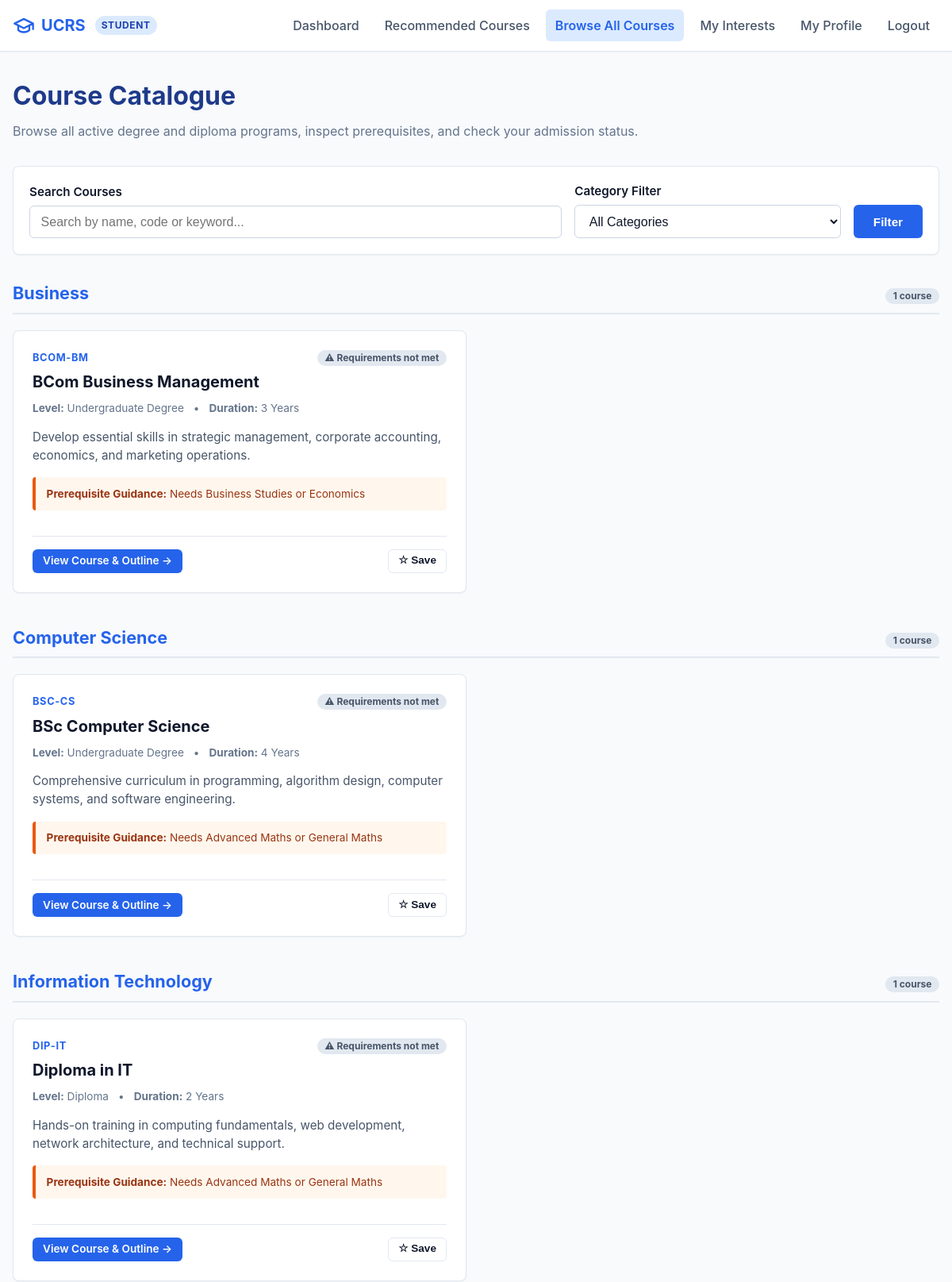
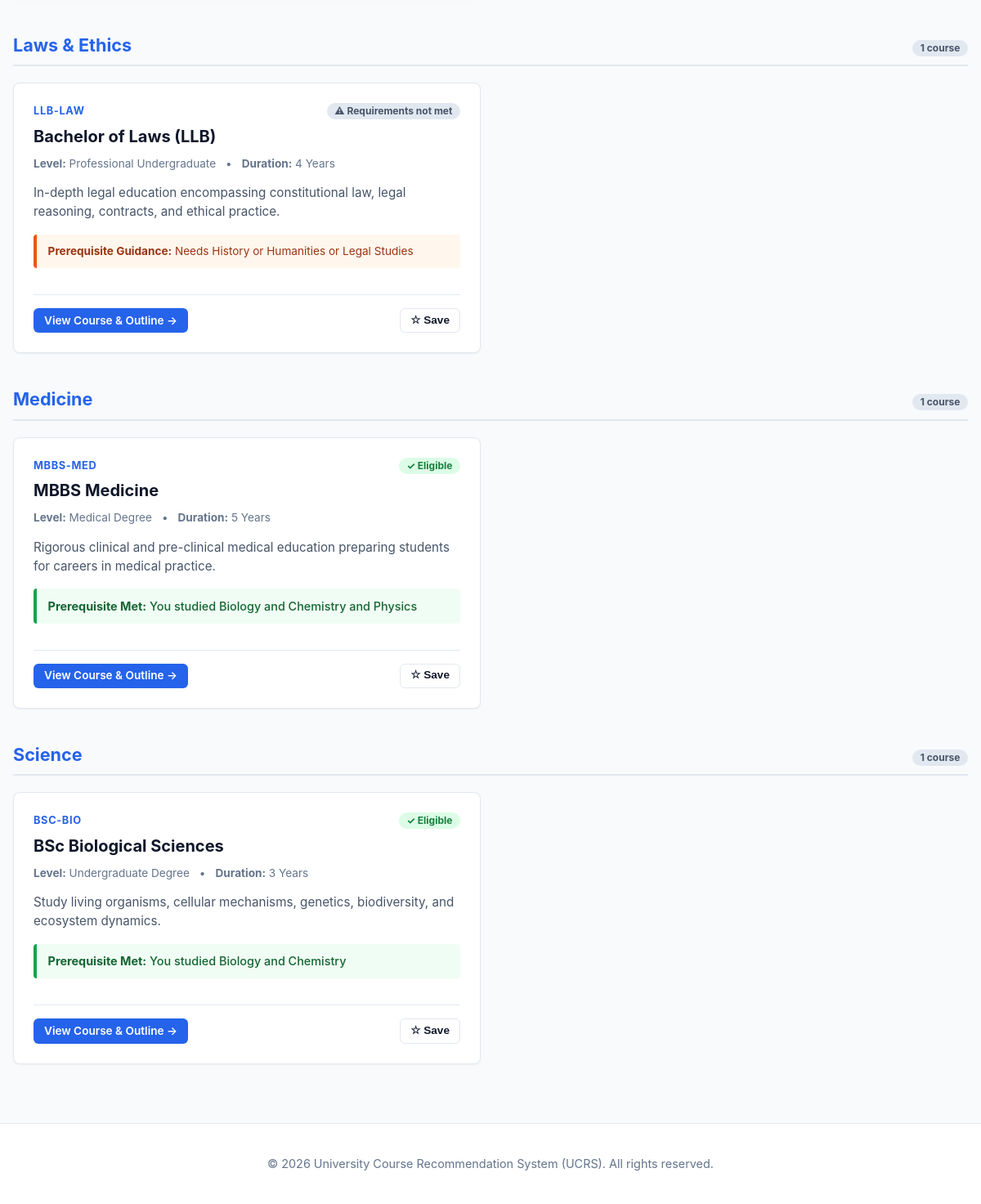
The page /student/courses.php (signed in) on the database its author committed (2 pictures, top to bottom).
### tables this page shows
CREATE TABLE IF NOT EXISTS courses (
    id INT AUTO_INCREMENT PRIMARY KEY,
    category_id INT NOT NULL,
    code VARCHAR(20) NOT NULL UNIQUE,
    name VARCHAR(150) NOT NULL,
    description TEXT,
    level VARCHAR(50),
    duration VARCHAR(50),
    is_active TINYINT(1) NOT NULL DEFAULT 1,
    FOREIGN KEY (category_id) REFERENCES categories(id) ON DELETE RESTRICT
);

### includes/config.php (called while the page is built, shortened)
<?php
function app_url(string $path = ''): string {
    static $base = null;
    if ($base === null) {
        $docRoot = isset($_SERVER['DOCUMENT_ROOT']) ? str_replace('\\', '/', realpath($_SERVER['DOCUMENT_ROOT'])) : '';
        $appRoot = str_replace('\\', '/', realpath(APP_ROOT));
        if ($docRoot && str_starts_with($appRoot, $docRoot)) {
            $base = substr($appRoot, strlen($docRoot));
        } else {
            $script = str_replace('\\', '/', $_SERVER['SCRIPT_NAME'] ?? '');
            $parts = explode('/', trim($script, '/'));
            $base = !empty($parts) && $parts[0] !== 'index.php' ? '/' . $parts[0] : '';
        }
        $base = rtrim($base, '/');
    }
    $path = ltrim($path, '/');
    return ($base ? $base : '') . ($path !== '' ? '/' . $path : '');
}
function e(?string $value): string {
    return htmlspecialchars($value ?? '', ENT_QUOTES, 'UTF-8');
}

### includes/eligibility.php (called while the page is built, shortened)
<?php
require_once __DIR__ . '/config.php';
function check_profile_completeness(PDO $pdo, int $userId): array {
    $stmt = $pdo->prepare("SELECT id, full_name, email, education_level FROM users WHERE id = ?");
    $stmt->execute([$userId]);
    $user = $stmt->fetch();
    $educationLevel = $user['education_level'];
    $missing = [];
    if ($educationLevel === 'SECONDARY') {
        $stmtSettings = $pdo->query("SELECT setting_value FROM settings WHERE setting_key = 'min_subjects'");
        $minSubjects = (int)($stmtSettings->fetchColumn() ?: 3);
        $stmtSubs = $pdo->prepare("SELECT COUNT(*) FROM student_subjects WHERE user_id = ?");
        $stmtSubs->execute([$userId]);
        $subjectCount = (int)$stmtSubs->fetchColumn();
    }
    return [
        'is_complete' => empty($missing),
        'education_level' => $educationLevel,
        'missing_items' => $missing
    ];
}
function get_student_qualification_items(PDO $pdo, int $userId, string $educationLevel): array {
    if ($educationLevel === 'SECONDARY') {
        $stmt = $pdo->prepare("SELECT subject_id FROM student_subjects WHERE user_id = ?");
        $stmt->execute([$userId]);
        return array_map('intval', $stmt->fetchAll(PDO::FETCH_COLUMN));
    } elseif ($educationLevel === 'TERTIARY') {
        $stmt = $pdo->prepare("SELECT program_id FROM student_profiles WHERE user_id = ? AND program_status IN ('CURRENT', 'COMPLETED')");
        $stmt->execute([$userId]);
        $progId = $stmt->fetchColumn();
        return $progId ? [(int)$progId] : [];
    }
    return [];
}
function get_course_rules_by_group(PDO $pdo, int $courseId, string $educationLevel): array {
    if ($educationLevel === 'SECONDARY') {
        $stmt = $pdo->prepare("
            SELECT cr.group_no, cr.subject_id AS item_id, s.name AS item_name
            FROM course_requirements cr
            JOIN subjects s ON cr.subject_id = s.id
            WHERE cr.course_id = ? AND cr.applies_to = 'SECONDARY' AND s.is_active = 1
            ORDER BY cr.group_no ASC, s.name ASC
        ");
    }
    $stmt->execute([$courseId]);
    $rows = $stmt->fetchAll();
    $groups = [];
    foreach ($rows as $row) {
        $gNo = (int)$row['group_no'];
        if (!isset($groups[$gNo])) {
            $groups[$gNo] = [
                'ids' => [],
                'names' => []
            ];
        }
        $groups[$gNo]['ids'][] = (int)$row['item_id'];
        $groups[$gNo]['names'][] = $row['item_name'];
    }
    return $groups;
}
function evaluate_course_for_student(PDO $pdo, array $course, int $userId, string $educationLevel, array $studentItems): array {
    $courseId = (int)$course['id'];
    $groups = get_course_rules_by_group($pdo, $courseId, $educationLevel);
    $allPassed = true;
    $matchedItems = [];
    $unmetGroups = [];
    foreach ($groups as $groupNo => $gData) {
        $intersect = array_intersect($studentItems, $gData['ids']);
        if (count($intersect) > 0) {
            foreach ($intersect as $matchedId) {
                $idx = array_search($matchedId, $gData['ids']);
                if ($idx !== false && isset($gData['names'][$idx])) {
                    $matchedItems[] = $gData['names'][$idx];
                }
            }
        } else {
            $allPassed = false;
            $unmetGroups[] = implode(' or ', $gData['names']);
        }
    }
    $matchedItems = array_values(array_unique($matchedItems));
    $matchedCount = count($matchedItems);
    if ($allPassed) {
        $reason = '';
        if ($educationLevel === 'SECONDARY') {
            $reason = 'You studied ' . implode(' and ', $matchedItems);
        } else {
            $reason = 'Your program is ' . implode(' / ', $matchedItems);
        }
        return [
            'is_eligible' => true,
            'reason' => $reason,
            'matched_count' => $matchedCount,
            'has_rules' => true,
            'missing_description' => ''
        ];
    } else {
        $missingDesc = 'Needs ' . implode('; and ', $unmetGroups);
        return [
            'is_eligible' => false,
            'reason' => '',
            'matched_count' => $matchedCount,
            'has_rules' => true,
            'missing_description' => $missingDesc
        ];
    }
}

### student/courses.php (the view, shortened to what this page needs)
<?php
require_once __DIR__ . '/../includes/config.php';
require_once __DIR__ . '/../includes/auth.php';
require_once __DIR__ . '/../includes/eligibility.php';
$pdo = get_db();
$userId = (int)$_SESSION['user_id'];
$completeness = check_profile_completeness($pdo, $userId);
$isProfileComplete = $completeness['is_complete'];
$educationLevel = $completeness['education_level'];
$studentItems = $isProfileComplete ? get_student_qualification_items($pdo, $userId, $educationLevel) : [];
$search = trim($_GET['search'] ?? '');
$query = "
    SELECT c.*, cat.name AS category_name
    FROM courses c
    JOIN categories cat ON c.category_id = cat.id
    WHERE c.is_active = 1 AND cat.is_active = 1
";
$params = [];
$query .= " ORDER BY cat.name ASC, c.name ASC";
$stmt = $pdo->prepare($query);
$stmt->execute($params);
$courses = $stmt->fetchAll();
$evaluatedCourses = [];
foreach ($courses as $c) {
    if ($isProfileComplete) {
        $eval = evaluate_course_for_student($pdo, $c, $userId, $educationLevel, $studentItems);
        $c['is_eligible'] = $eval['is_eligible'];
        $c['match_reason'] = $eval['reason'];
        $c['missing_description'] = $eval['missing_description'];
    } else {
        $c['is_eligible'] = false;
        $c['match_reason'] = '';
        $c['missing_description'] = 'Complete your profile to check eligibility.';
    }
    $evaluatedCourses[] = $c;
}
$groupedCourses = [];
foreach ($evaluatedCourses as $c) {
    $cat = $c['category_name'];
    if (!isset($groupedCourses[$cat])) {
        $groupedCourses[$cat] = [];
    }
    $groupedCourses[$cat][] = $c;
}
require_once __DIR__ . '/../includes/header.php';
?>
<div style="margin-bottom: 2rem;">
    <h1 style="font-size: 2rem; margin: 0 0 0.5rem; color: #1e3a8a;">Course Catalogue</h1>
    <p style="color: var(--text-muted); margin: 0;">
        Browse all active degree and diploma programs, inspect prerequisites, and check your admission status.
    </p>
</div>
<div class="card" style="padding: 1.25rem; margin-bottom: 2rem;">
    <form method="GET" action="<?= e(app_url('student/courses.php')) ?>" style="display: flex; gap: 1rem; flex-wrap: wrap; align-items: flex-end;">
        <div style="flex: 2; min-width: 240px;">
            <label for="search" class="form-label">Search Courses</label>
            <input type="text" id="search" name="search" class="form-control" value="<?= e($search) ?>" placeholder="Search by name, code or keyword...">
        </div>
        <div style="flex: 1; min-width: 200px;">
            <label for="category" class="form-label">Category Filter</label>
            <select id="category" name="category" class="form-control">
                <option value="0">All Categories</option>
            </select>
        </div>
        <div>
            <button type="submit" class="btn btn-primary" style="padding: 0.65rem 1.5rem;">Filter</button>
        </div>
    </form>
</div>
<?php if (empty($groupedCourses)): ?>
    <div class="card" style="text-align: center; padding: 3rem 1.5rem;">
        <h3 style="color: var(--secondary); margin-top: 0;">No courses found</h3>
        <p style="color: var(--text-muted);">Try adjusting your search criteria or removing filters.</p>
        <a href="<?= e(app_url('student/courses.php')) ?>" class="btn btn-outline">Show All Courses</a>
    </div>
<?php else: ?>
    <?php foreach ($groupedCourses as $catName => $cList): ?>
        <div style="margin-bottom: 2.5rem;">
            <div style="display: flex; justify-content: space-between; align-items: baseline; border-bottom: 2px solid #e2e8f0; padding-bottom: 0.5rem; margin-bottom: 1.25rem;">
                <h2 style="font-size: 1.35rem; color: var(--primary); margin: 0;"><?= e($catName) ?></h2>
                <span class="badge badge-secondary"><?= count($cList) ?> course<?= count($cList) > 1 ? 's' : '' ?></span>
            </div>
            <div class="grid-2">
                <?php foreach ($cList as $c): ?>
                    <div class="course-card">
                        <div class="course-card-top">
                            <div style="display: flex; justify-content: space-between; align-items: flex-start; margin-bottom: 0.35rem;">
                                <span class="course-code"><?= e($c['code']) ?></span>
                                <?php if ($c['is_eligible']): ?>
                                    <span class="badge badge-success">&#10003; Eligible</span>
                                <?php else: ?>
                                    <span class="badge badge-secondary">&#9888; Requirements not met</span>
                                <?php endif; ?>
                            </div>
                            <h3 class="course-title"><?= e($c['name']) ?></h3>
                            <div class="course-meta">
                                <span><strong>Level:</strong> <?= e($c['level']) ?></span>
                                <span>&bull;</span>
                                <span><strong>Duration:</strong> <?= e($c['duration']) ?></span>
                            </div>
                            <p class="course-desc"><?= e($c['description']) ?></p>
                            <?php if (!$c['is_eligible'] && !empty($c['missing_description'])): ?>
                                <div class="missing-rules-box">
                                    <strong>Prerequisite Guidance:</strong> <?= e($c['missing_description']) ?>
                                </div>
                            <?php elseif ($c['is_eligible']): ?>
                                <div class="match-reason-box">
                                    <strong>Prerequisite Met:</strong> <?= e($c['match_reason']) ?>
                                </div>
                            <?php endif; ?>
                        </div>
                        <div style="display: flex; justify-content: space-between; align-items: center; border-top: 1px solid var(--border-color); padding-top: 1rem; margin-top: auto;">
                            <a href="<?= e(app_url('student/course.php?id=' . $c['id'])) ?>" class="btn btn-primary btn-sm">
                                View Course & Outline &rarr;
                            </a>
                            <form method="POST" action="<?= e(app_url('student/interests.php')) ?>" style="margin: 0;">
                                <button type="submit" class="btn btn-outline btn-sm" title="Save to My Interests">
                                    &#9734; Save
                                </button>
                            </form>
                        </div>
                    </div>
                <?php endforeach; ?>
            </div>
        </div>
    <?php endforeach; ?>
<?php endif; ?>
<?php require_once __DIR__ . '/../includes/footer.php'; ?>

### assets/css/style.css (style rules this page uses)
:root { --primary: #2563eb; --primary-hover: #1d4ed8; --primary-light: #eff6ff; --secondary: #475569; --secondary-hover: #334155; --success: #16a34a; --success-bg: #f0fdf4; --success-border: #bbf7d0; --danger: #dc2626; --danger-bg: #fef2f2; --danger-border: #fecaca; --warning: #d97706; --warning-bg: #fffbeb; --warning-border: #fde68a; --info: #0284c7; --info-bg: #f0f9ff; --info-border: #bae6fd; --text-main: #0f172a; --text-muted: #64748b; --bg-page: #f8fafc; --bg-card: #ffffff; --border-color: #e2e8f0; --border-radius: 8px; --shadow-sm: 0 1px 2px 0 rgba(0, 0, 0, 0.05); --shadow-md: 0 4px 6px -1px rgba(0, 0, 0, 0.1), 0 2px 4px -2px rgba(0, 0, 0, 0.1); --shadow-lg: 0 10px 15px -3px rgba(0, 0, 0, 0.1), 0 4px 6px -4px rgba(0, 0, 0, 0.1); --transition: all 0.2s ease-in-out; }
*, *::before, *::after { box-sizing: border-box; }
body { margin: 0; font-family: -apple-system, BlinkMacSystemFont, "Segoe UI", Roboto, "Helvetica Neue", Arial, sans-serif; font-size: 16px; line-height: 1.5; color: var(--text-main); background-color: var(--bg-page); display: flex; flex-direction: column; min-height: 100vh; }
a { color: var(--primary); text-decoration: none; transition: var(--transition); }
.card { background: var(--bg-card); border: 1px solid var(--border-color); border-radius: var(--border-radius); padding: 1.5rem; box-shadow: var(--shadow-sm); margin-bottom: 1.5rem; }
.grid-2 { display: grid; grid-template-columns: repeat(2, 1fr); gap: 1.5rem; }
.btn { display: inline-flex; align-items: center; justify-content: center; gap: 0.5rem; padding: 0.65rem 1.25rem; font-size: 0.95rem; font-weight: 600; border-radius: 6px; border: 1px solid transparent; cursor: pointer; transition: var(--transition); text-decoration: none; line-height: 1.25; }
.btn-primary { background-color: var(--primary); color: #ffffff; }
.btn-outline { background-color: transparent; border-color: var(--border-color); color: var(--text-main); }
.btn-sm { padding: 0.35rem 0.75rem; font-size: 0.85rem; }
.form-label { display: block; margin-bottom: 0.35rem; font-weight: 600; font-size: 0.95rem; color: var(--text-main); }
.form-control { width: 100%; padding: 0.65rem 0.85rem; font-size: 1rem; border: 1px solid #cbd5e1; border-radius: 6px; background-color: #ffffff; color: var(--text-main); transition: var(--transition); }
.badge { display: inline-block; padding: 0.25rem 0.6rem; font-size: 0.75rem; font-weight: 700; line-height: 1; border-radius: 9999px; text-align: center; }
.badge-success { background-color: #dcfce7; color: #15803d; }
.badge-secondary { background-color: #e2e8f0; color: #475569; }
.course-card { background: white; border: 1px solid var(--border-color); border-radius: var(--border-radius); padding: 1.5rem; box-shadow: var(--shadow-sm); display: flex; flex-direction: column; justify-content: space-between; transition: var(--transition); }
.course-card-top { margin-bottom: 1rem; }
.course-code { font-size: 0.8rem; font-weight: 700; color: var(--primary); text-transform: uppercase; letter-spacing: 0.05em; }
.course-title { margin: 0.25rem 0 0.5rem; font-size: 1.25rem; font-weight: 700; color: var(--text-main); }
.course-meta { display: flex; gap: 0.75rem; font-size: 0.85rem; color: var(--text-muted); margin-bottom: 0.75rem; flex-wrap: wrap; }
.course-desc { color: var(--secondary); font-size: 0.95rem; line-height: 1.5; margin-bottom: 1rem; }
.match-reason-box { background-color: var(--success-bg); border-left: 4px solid var(--success); padding: 0.65rem 0.85rem; border-radius: 4px; font-size: 0.9rem; color: #166534; margin-bottom: 1rem; font-weight: 500; }
.missing-rules-box { background-color: #fff7ed; border-left: 4px solid #ea580c; padding: 0.65rem 0.85rem; border-radius: 4px; font-size: 0.85rem; color: #9a3412; margin-bottom: 1rem; }

### rows shown on the page
courses: code "BCOM-BM", shows "⚠ Requirements not met", name "BCom Business Management", level "Undergraduate Degree", duration "3 Years", description "Develop essential skills in strategic management, corporate accounting, economics, and marketing operations.", missing_description "Needs Business Studies or Economics"
courses: code "BSC-CS", shows "⚠ Requirements not met", name "BSc Computer Science", level "Undergraduate Degree", duration "4 Years", description "Comprehensive curriculum in programming, algorithm design, computer systems, and software engineering.", missing_description "Needs Advanced Maths or General Maths"
courses: code "DIP-IT", shows "⚠ Requirements not met", name "Diploma in IT", level "Diploma", duration "2 Years", description "Hands-on training in computing fundamentals, web development, network architecture, and technical support.", missing_description "Needs Advanced Maths or General Maths"
courses: code "LLB-LAW", shows "⚠ Requirements not met", name "Bachelor of Laws (LLB)", level "Professional Undergraduate", duration "4 Years", description "In-depth legal education encompassing constitutional law, legal reasoning, contracts, and ethical practice.", missing_description "Needs History or Humanities or Legal Studies"
courses: code "MBBS-MED", shows "✓ Eligible", name "MBBS Medicine", level "Medical Degree", duration "5 Years", description "Rigorous clinical and pre-clinical medical education preparing students for careers in medical practice.", match_reason "You studied Biology and Chemistry and Physics"
courses: code "BSC-BIO", shows "✓ Eligible", name "BSc Biological Sciences", level "Undergraduate Degree", duration "3 Years", description "Study living organisms, cellular mechanisms, genetics, biodiversity, and ecosystem dynamics.", match_reason "You studied Biology and Chemistry"

### other values the page prints
$userRole "STUDENT"
$catName "Business"
count($cList) "1"
$catName "Computer Science"
$catName "Information Technology"
$catName "Laws & Ethics"
$catName "Medicine"
$catName "Science"
